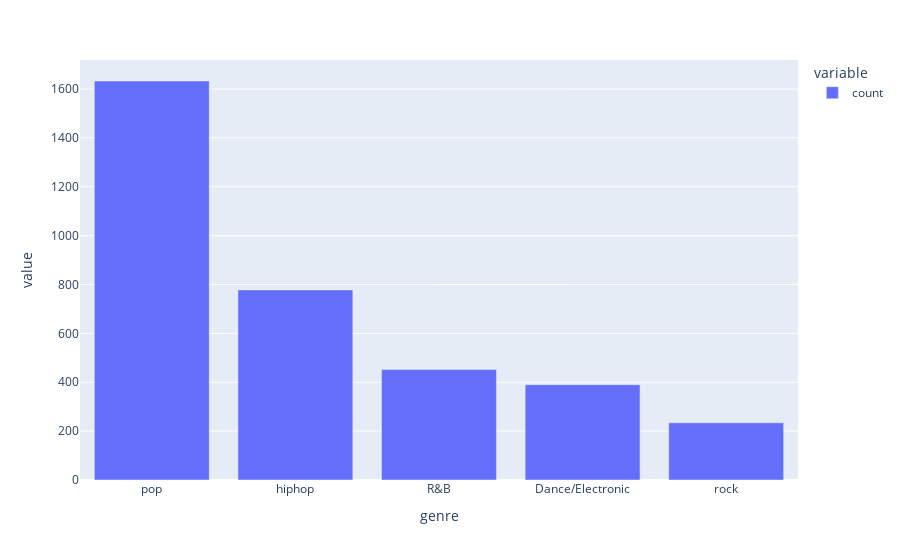

Write notebook code for a chart like this one.
### Code cell
df_novo = df.copy()
df_novo['genre'] = df_novo['genre'].str.replace(' ', '').str.split(',')
df_novo = df_novo.explode('genre')

top_genres = df_novo['genre'].value_counts().head(5)

fig_genres = px.bar(top_genres)
fig_genres.show()

### Figure 1 — Plotly figure (JSON) as saved in the notebook; plotly's stock layout.template omitted (floating-point values rounded to 4 significant figures)
{"data": [{"alignmentgroup": "True", "hovertemplate": "variable=count<br>genre=%{x}<br>value=%{y}<extra></extra>", "legendgroup": "count", "marker": {"color": "#636efa", "pattern": {"shape": ""}}, "name": "count", "offsetgroup": "count", "orientation": "v", "showlegend": true, "textposition": "auto", "type": "bar", "x": ["pop", "hiphop", "R&B", "Dance/Electronic", "rock"], "xaxis": "x", "y": [1633, 778, 452, 390, 234], "yaxis": "y"}], "layout": {"autosize": true, "barmode": "relative", "legend": {"title": {"text": "variable"}, "tracegroupgap": 0}, "margin": {"t": 60}, "xaxis": {"anchor": "y", "autorange": true, "domain": [0, 1], "range": [-0.5, 4.5], "title": {"text": "genre"}, "type": "category"}, "yaxis": {"anchor": "x", "autorange": true, "domain": [0, 1], "range": [0, 1719.0], "title": {"text": "value"}, "type": "linear"}}}
